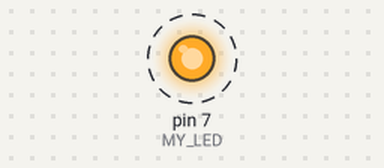
The sketch below on a simulated Arduino Uno, built with avr-gcc and run on an emulated ATmega328P. On the bench: output pins drawn as LEDs (lit = HIGH). Dashed ring = blinking.

Above: at 0.5 s.
Timing chart, 0 to 4.6 s (numbered marks = the images above):
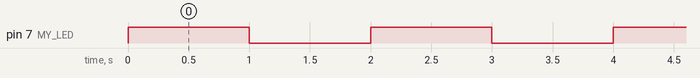

Measured:
- by itself, pin 7 (MY_LED): alternates HIGH for 1.0 s and LOW for 1.0 s

The sketch:

digital-pins-as-output-led.ino
```cpp
/*
  Blink LED on pin no 7

*/

int MY_LED = 7;

void setup() {
  pinMode(MY_LED, OUTPUT);
}

// the loop function runs over and over again forever
void loop() {
  digitalWrite(MY_LED, HIGH);   // turn the LED on (HIGH is the voltage level)
  delay(1000);                       // wait for a second
  digitalWrite(MY_LED, LOW);    // turn the LED off by making the voltage LOW
  delay(1000);                       // wait for a second
}
```
